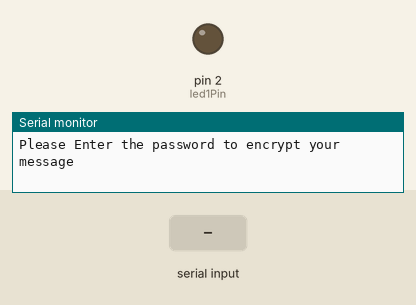
A sketch run on a simulated Arduino Uno, built with avr-gcc and run on an emulated ATmega328P. Shown: output pins drawn as LEDs (lit = HIGH), the last lines printed to the serial monitor. The inputs (shaded band) are chosen by the test bench.

Above: at 1.2 s.
1.3 s: "90,45\n" received over Serial
At 28.6 s:
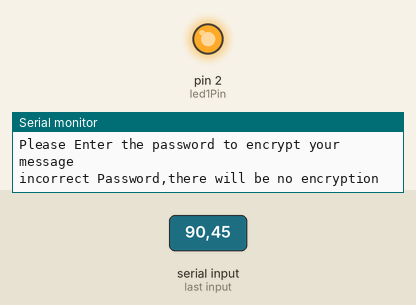
Timing chart, 0 to 29.8 s (numbered marks = the images above; inputs shaded):
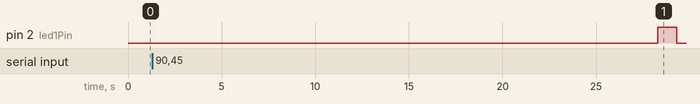

The sketch:

r2rtransm.ino
```cpp
int sensePin = 1;
int led1Pin = 2;
int sync = 0;
//int led2Pin = 3;
//int led3Pin = 4;
//int led4Pin = 5;


int password = 0;
void setup() {
  Serial.begin(9600);
  pinMode(led1Pin, OUTPUT);
  //pinMode(led2Pin, OUTPUT);
  //pinMode(led3Pin, OUTPUT);
  //pinMode(led4Pin, OUTPUT);
}

void loop() {
  //int val = analogRead(sensePin);
  int val = 250;
  if (val <= 19)
  {
    val = 0;
  }
  if ((val > 19) && (val <= 67))
  {
    val = 1;
  }
  if ((val > 67) && (val <= 115))
  {
    val = 2;
  }
  if ((val > 115) && (val <= 187))
  {
    val = 3;
  }
  if ((val > 187) && (val <= 260))
  {
    val = 4;
  }
  if ((val > 260) && (val <= 309))
  {
    val = 5;
  }
  if ((val > 309) && (val <= 360))
  {
    val = 6;
  }
  if ((val > 360) && (val <= 500))
  {
    val = 7;
  }
  if ((val > 500) && (val <= 637))
  {
    val = 8;
  }
  if ((val > 637) && (val <= 686))
  {
    val = 9;
  }
  if ((val > 686) && (val <= 735))
  {
    val = 10;
  }
  if ((val > 735) && (val <= 807))
  {
    val = 11;
  }
  if ((val > 807) && (val <= 880))
  {
    val = 12;
  }
  if ((val > 880) && (val <= 930))
  {
    val = 13;
  }
  if ((val > 930) && (val <= 980))
  {
    val = 14;
  }
  if (val > 980)
  {
    val = 15;
  }
  int quot = val, rem = 0;
  boolean mes[] = {false, false, false, false};
  boolean temp[] = {false, false, false, false};
  for (int i = 0; i < 4; i++)
  {
    if ( quot )
    {
      rem = quot % 2;
      quot = quot / 2;
      if (rem)
      {
        mes[i] = true;
        temp[i] = true;
      }
    }

  }

  if (!password)
  {
    Serial.println ("Please Enter the password to encrypt your message");
    while (Serial.available() == 0);
    password = Serial.read() - '0';
    if (password < 4) Serial.println ("correct Password,your message will be encrypted");
    else Serial.println ("incorrect Password,there will be no encryption");
  }

  if (password < 4)
  {
    for (int i = 0; i < 4; i++)
    {
      mes[((i + password) % 4)] = temp[i];
    }
  }

  if (sync)
  {
    for (int i = 0; i < 4; i++)
    {
      digitalWrite(led1Pin, mes[i]);
      delay(1000);
    }
  }
  if (!sync)
  { delay(25000);
    digitalWrite(led1Pin, 1);
    sync = 1;
  }

  /*digitalWrite(led1Pin, mes[0]);
    digitalWrite(led2Pin, mes[1]);
    digitalWrite(led3Pin, mes[2]);
    digitalWrite(led4Pin, mes[3]);
    digitalWrite(led5Pin, mes[4]);
    digitalWrite(led6Pin, mes[5]);
    digitalWrite(led7Pin, mes[6]);
    digitalWrite(led8Pin, mes[7]);*/

}
```

Measured:
- after the input at 1.3 s, pin 2 (led1Pin): LOW → HIGH after 27.0 s, → LOW 1.0 s later
